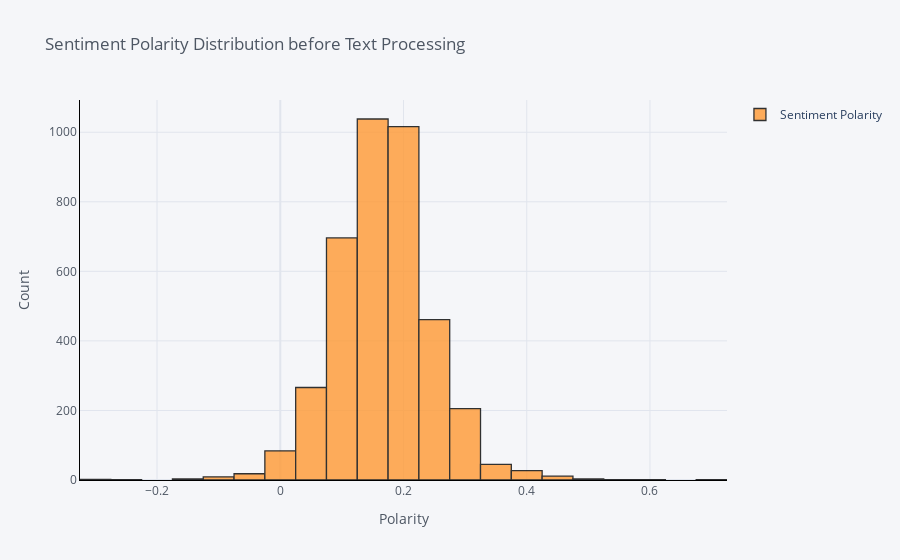

The notebook cell this image was saved under:
### Code cell
#Plotting the Sentiment Polarity of each document using iplot.
train['Sentiment Polarity'].iplot(
    kind='hist',
    bins=50,
    xTitle='Polarity',
    linecolor='black',
    legend=dict(),
    yTitle='Count',
    title='Sentiment Polarity Distribution before Text Processing')

### Figure 1 — Plotly figure (JSON) as saved in the notebook; plotly's stock layout.template omitted (floating-point values rounded to 4 significant figures; data arrays with more than 128 entries replaced by an {"elided": "..."} marker saying what was removed)
{"data": [{"histfunc": "count", "histnorm": "", "marker": {"color": "rgba(255, 153, 51, 1.0)", "line": {"color": "#000000", "width": 1.3}}, "name": "Sentiment Polarity", "nbinsx": 50, "opacity": 0.8, "orientation": "v", "type": "histogram", "x": {"elided": "3888 float values"}}], "layout": {"barmode": "overlay", "paper_bgcolor": "#F5F6F9", "plot_bgcolor": "#F5F6F9", "showlegend": true, "title": {"font": {"color": "#4D5663"}, "text": "Sentiment Polarity Distribution before Text Processing"}, "xaxis": {"gridcolor": "#E1E5ED", "linecolor": "black", "showgrid": true, "tickfont": {"color": "#4D5663"}, "title": {"font": {"color": "#4D5663"}, "text": "Polarity"}, "zerolinecolor": "#E1E5ED"}, "yaxis": {"gridcolor": "#E1E5ED", "linecolor": "black", "showgrid": true, "tickfont": {"color": "#4D5663"}, "title": {"font": {"color": "#4D5663"}, "text": "Count"}, "zerolinecolor": "#E1E5ED"}}}
